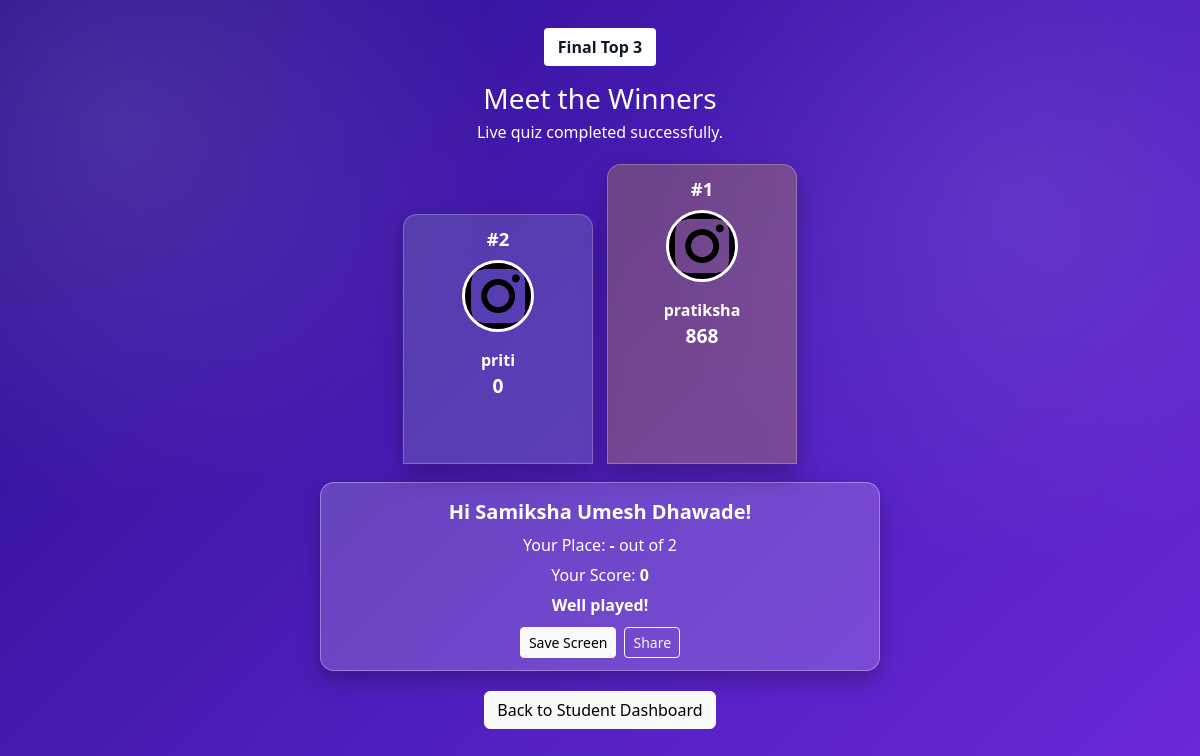
Page /final_podium/5 (signed in) on the committed database.
### tables this page shows
CREATE TABLE participants (
            participant_id INTEGER PRIMARY KEY AUTOINCREMENT,
            session_id INTEGER NOT NULL,
            nickname TEXT NOT NULL,
            joined_at DATETIME DEFAULT CURRENT_TIMESTAMP, avatar TEXT,
            FOREIGN KEY (session_id) REFERENCES live_sessions(session_id)
        );

CREATE TABLE Users(
            user_id INTEGER PRIMARY KEY AUTOINCREMENT,
            username TEXT NOT NULL,
            email TEXT UNIQUE NOT NULL,
            password TEXT NOT NULL,
            role TEXT NOT NULL,
            profile_pic TEXT,
            avatar TEXT
        , department TEXT DEFAULT 'Computer', theme_mode TEXT DEFAULT 'light', font_scale TEXT DEFAULT 'medium', app_language TEXT DEFAULT 'en', email_alerts INTEGER DEFAULT 1, mute_notifications INTEGER DEFAULT 0, session_version INTEGER DEFAULT 0);

### app.py (the view, shortened to what this page needs)
@app.route('/final_podium/<int:session_id>')
def final_podium(session_id):
    player_from_query = (request.args.get('player') or '').strip()
    is_teacher = session.get('role') == 'Teacher'
    force_student_view = ('player' in request.args)
    has_student_identity = bool(
        session.get('role') == 'Student'
        or session.get('student_nickname')
        or ('player' in request.args)
    )
    if not is_teacher and not has_student_identity:
        return redirect('/login')
    with get_db_connection() as conn:
        session_row = conn.execute(
            "SELECT quiz_id FROM live_sessions WHERE session_id=?",
            (session_id,)
        ).fetchone()
        if not session_row:
            flash("Session not found")
            return redirect('/student_dashboard')
        scores = _get_live_leaderboard_rows(conn, session_id)
    default_avatar = url_for('static', filename='avatars/default.png')
    podium = []
    for row in scores[:3]:
        podium.append({
            "player_name": row["player_name"],
            "score": row["score"],
            "avatar": default_avatar
        })
    role = 'Student' if force_student_view else ('Teacher' if is_teacher else 'Student')
    dashboard_url = url_for('teacher_dashboard') if role == 'Teacher' else url_for('student_dashboard')
    student_result = None
    if role == 'Student':
        player_name = (
            player_from_query
            or session.get('student_nickname')
            or session.get('username')
            or ''
        ).strip()
        if player_name:
            target_name = player_name.lower()
            for idx, row in enumerate(scores):
                row_name = (row["player_name"] or "").strip()
        if not student_result:
            student_result = {
                "player_name": player_name or "Student",
                "rank": None,
                "total_players": len(scores),
                "score": 0,
                "message": "Well played!"
            }
    return render_template(
        'shared/final_podium.html',
        session_id=session_id,
        podium=podium,
        role=role,
        student_result=student_result,
        dashboard_url=dashboard_url
    )

### app.py (called while the page is built)
def get_db_connection():
    return DBConnection(DATABASE)

    def __enter__(self):
        return self.conn

    def __exit__(self, exc_type, exc_val, exc_tb):
        if exc_type is None:
            self.conn.commit()
        else:
            self.conn.rollback()
        self.conn.close()

### templates/shared/final_podium.html (shortened to what this page needs)
<!DOCTYPE html>
<html lang="en">
<head>
<link href="https://cdn.jsdelivr.net/npm/bootstrap@5.3.2/dist/css/bootstrap.min.css" rel="stylesheet">
</head>
<body>
<div class="wrap">
  <div class="title-box">Final Top 3</div>
  <h3 class="mb-1">Meet the Winners</h3>
  <p class="mb-0">Live quiz completed successfully.</p>
  <div class="podium">
    {% if podium|length > 1 %}
    <div class="block second">
      <p class="rank">#2</p>
      <img src="{{ podium[1]['avatar'] }}" class="avatar" alt="2nd place">
      <div class="name">{{ podium[1]['player_name'] }}</div>
      <div class="score">{{ podium[1]['score'] }}</div>
    </div>
    {% endif %}
    {% if podium|length > 0 %}
    <div class="block first">
      <p class="rank">#1</p>
      <img src="{{ podium[0]['avatar'] }}" class="avatar" alt="1st place">
      <div class="name">{{ podium[0]['player_name'] }}</div>
      <div class="score">{{ podium[0]['score'] }}</div>
    </div>
    {% endif %}
  </div>
  {% if role == 'Student' %}
  <div class="student-result" id="studentResultCard">
    <p class="sr-title">Hi {{ student_result['player_name'] if student_result else 'Student' }}!</p>
    <p class="sr-line">
      Your Place:
      <strong>
        {% if student_result and student_result['rank'] %}
        #{{ student_result['rank'] }}
        {% else %}
        -
        {% endif %}
      </strong>
      out of {{ student_result['total_players'] if student_result else podium|length }}
    </p>
    <p class="sr-line">Your Score: <strong>{{ student_result['score'] if student_result else 0 }}</strong></p>
    <p class="sr-line"><strong>{{ student_result['message'] if student_result else 'Well played!' }}</strong></p>
    <div class="share-actions">
      <button class="btn btn-light btn-sm" type="button" id="saveResultBtn">Save Screen</button>
      <button class="btn btn-outline-light btn-sm" type="button" id="shareResultBtn">Share</button>
    </div>
  </div>
  {% endif %}
  <div class="actions">
    {% if role == 'Teacher' %}
    <a class="btn btn-light" href="{{ dashboard_url }}">Back to Teacher Dashboard</a>
    {% else %}
    <a class="btn btn-light" href="{{ dashboard_url }}">Back to Student Dashboard</a>
    {% endif %}
  </div>
</div>
</body>
</html>

### templates/shared/final_podium.html (style rules this page uses)
body { margin:0; min-height:100vh; color:#fff; font-family:'Segoe UI',sans-serif; background: radial-gradient(circle at 10% 15%, rgba(255,255,255,.12), transparent 30%), radial-gradient(circle at 85% 25%, rgba(255,255,255,.09), transparent 30%), linear-gradient(135deg,#2b0e8c,#4f1fbf 55%, #6d28d9); }
.wrap { max-width:920px;margin:28px auto;text-align:center;padding:0 12px; }
.title-box { width:fit-content;margin:0 auto 16px;background:#fff;color:#111827; font-weight:800;padding:7px 14px;border-radius:4px; }
.podium { margin-top:20px; display:flex; justify-content:center; align-items:flex-end; gap:14px; flex-wrap:wrap; }
.block { width:190px; border-radius:14px 14px 0 0; padding:10px 10px 14px; background:rgba(255,255,255,.16); border:1px solid rgba(255,255,255,.24); box-shadow:0 12px 24px rgba(0,0,0,.25); }
.first { height:300px;background:rgba(255,215,0,.22); }
.second { height:250px;background:rgba(148,163,184,.25); }
.avatar { width:72px;height:72px;border-radius:50%;object-fit:cover;border:3px solid #fff;margin:8px auto; }
.rank { font-size:1.15rem;font-weight:800;margin:0; }
.name { font-weight:700;margin-top:8px; }
.score { font-weight:800;font-size:1.2rem; }
.actions { margin-top:20px;display:flex;justify-content:center;gap:8px;flex-wrap:wrap; }
.student-result { max-width:560px; margin:18px auto 0; border-radius:14px; padding:14px 14px 12px; background:rgba(255,255,255,.18); border:1px solid rgba(255,255,255,.32); box-shadow:0 10px 22px rgba(0,0,0,.25); }
.sr-title { font-size:1.25rem;font-weight:800;margin:0; }
.sr-line { margin:6px 0 0;font-size:1rem; }
.share-actions { margin-top:10px;display:flex;justify-content:center;gap:8px;flex-wrap:wrap; }

### rows in the picture
participants: nickname "priti"
participants: nickname "pratiksha"
Users: username "Samiksha Umesh Dhawade"

### other values in the picture
{{ podium[1]['score'] }} "0"
{{ podium[0]['score'] }} "868"
{{ student_result['total_players'] if student_result else podium|length }} "2"
{{ student_result['score'] if student_result else 0 }} "0"
{{ student_result['message'] if student_result else 'Well played!' }} "Well played!"
